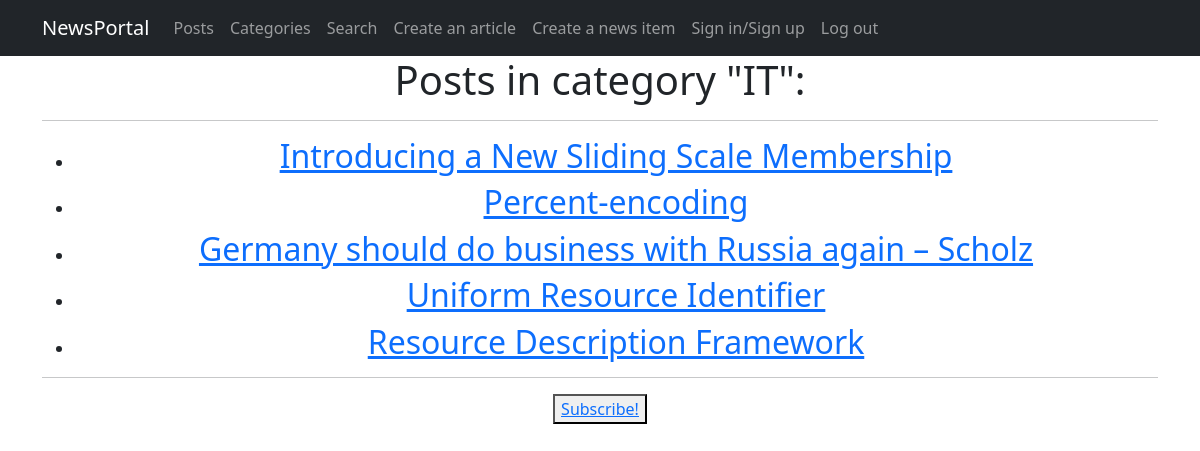
The page /news_portal/categories/4 on the database its author committed.
### news_portal/models.py (models this page shows, shortened)
class Category(models.Model):
    cat_name = models.CharField(max_length=100, unique=True)
    subscribers = models.ManyToManyField(User, max_length=50, blank=True)
    def __str__(self):
        return f'{self.cat_name}'

class Post(models.Model):
    post_type = models.CharField(max_length=2, choices=POST_TYPE, default=article)
    post_pub_date = models.DateTimeField(auto_now_add=True)
    post_header = models.CharField(max_length=255, null=False)
    post_text = models.TextField(null=False)
    post_rating = models.SmallIntegerField(default=0)
    post_auth = models.ForeignKey(Author, on_delete=models.CASCADE)
    post_cat = models.ManyToManyField(Category, through='PostCategory')
    def get_url(self):
        return reverse('post_detail', args=[self.id])

### news_portal/views.py (the view)
# urls.py: path('categories/<int:id_category>', views.category, name='category'),
def category(request, id_category: int):
    category = get_object_or_404(Category, id=id_category)
    return render(request, 'category.html', {'category': category})

### news_portal/templatetags/custom_filters.py (called while the page is built)
@register.filter()
def censor(value):
    censored_words = ['ass', 'bitch', 'cock', 'fuck']
    cen_text = value.split()
    for i in censored_words:
        for words in cen_text:
            if i in words:
                psn_in_text = cen_text.index(words)
                cen_text.remove(words)
                cen_text.insert(psn_in_text, i[0] + '*' * (len(i)-1))
    return " ".join(cen_text)

### templates/category.html (shortened to what this page needs)
{% extends 'fpages/default.html' %}
{% load custom_filters %}!
{% block content %}
<h1> Posts in category "{{ category }}": </h1>
<hr>
<ul>
    {% for post in category.post_set.all %}
    <li><h2><a href="{{ post.get_url }}"> {{ post.post_header|censor }} </a></h2></li>
    {% endfor %}
</ul>
<hr>
    <p><button><a href="{% url 'add_subscriber' category.id %}"><u> Subscribe! </u></a></button></p>
{% endblock content %}

### rows shown on the page
Category: cat_name "IT"
Post: post_header|censor "Introducing a New Sliding Scale Membership"
Post: post_header|censor "Percent-encoding"
Post: post_header|censor "Germany should do business with Russia again – Scholz"
Post: post_header|censor "Uniform Resource Identifier"
Post: post_header|censor "Resource Description Framework"
